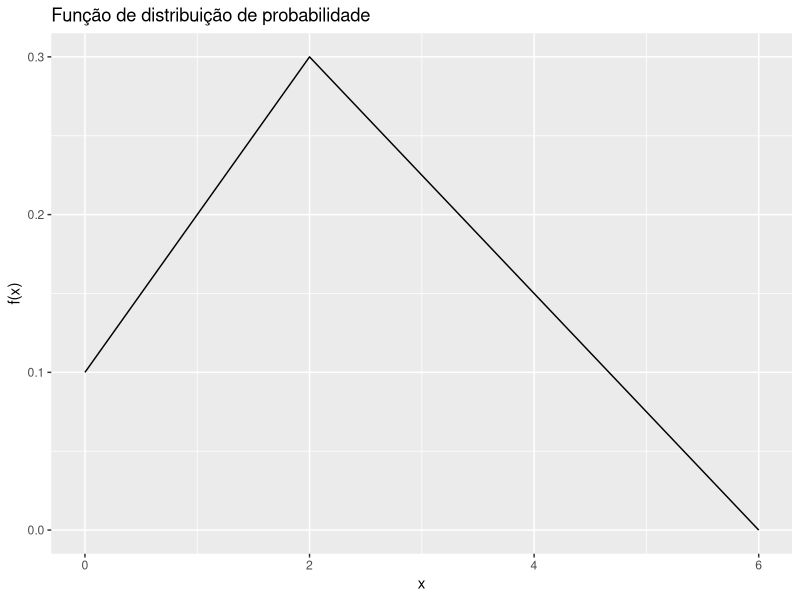

The R script that drew this image:
## ---- chunk 1
library(tidyverse)
## ---- chunk 2
correlacao <- function(x, y) {
  # numerador  
  numerador = sum(
      (x - mean(x)) *
        (y - mean(y))
    )
  # denominador 
  denominador <- sqrt(
    sum((x - mean(x))**2) * 
      sum((y - mean(y))**2)
  )
  r_person = numerador / denominador
  
  return(r_person)
}
## ---- chunk 3
x <- c(0.06,-0.55,-1.41,-1.57,0.07,-0.65,0.73,0.73,-0.22,0.27)
y <- c(-0.46, 0.1, -2.51, -2.31, -1.06, -0.67, 0.72, 0.5, 0.4, 0.77)

a <- correlacao(x, y) |> round(7)
b <- cor(x, y) |> round(7)

glue::glue("A correlação calculada é {a} e a correlação do R é {b}")

## ---- chunk 4
f_X <- function(x) {
  dplyr::case_when(
   x >= 0 & x <= 2 ~ (1/10*x + 1/10)
  ,x  > 2 & x <= 6 ~ (-3/40*x + 9/20)
  ,TRUE ~ 0
  )
}
## ---- chunk 5
min_x = 0
f_X(min_x) > 0 # TRU

max_x = 6
f_X(max_x) > 0 # TRUE
## ---- chunk 6
F_X <- function(x) {
  if_else(x >= 0 & x <= 6, integrate(f_X, lower = 0, upper = x)$value, 0)  
}

glue::glue("Seja x = 6 o limite superior de X, 
           então F({max_x}) = {F_X(max_x)} => f(x) é f.d.p")

## ---- chunk 7
x <- seq(0, 6, by = 0.1)
y <- sapply(x, f_X)

df <- data.frame(x = x, y = y)

ggplot(df, aes(x = x, y = y)) +
  geom_line() +
  labs(
    title = "Função de distribuição de probabilidade"
    ,x = "x"
    ,y = "f(x)"
    )
## ---- chunk 8
p_4.5 = (1 - F_X(4.5)) * 100 

glue::glue("A probabilidade de encontrar uma pessoa
           com renda superior a 4.5 u.m é {p_4.5 |> round(2)}%")
## ---- chunk 9
E_X <- integrate(\(x) {x * f_X(x)}, lower = 0, upper = 6)$value
E_X |> round(2)
## ---- chunk 10
Var_X <- integrate(\(x) {(x - E_X)^2 * f_X(x)}, lower = 0, upper = 6)$value
Var_X |> round(2)
## ---- chunk 11
x <- c(5,4, 6,2, 2,4, 5, 3, 3, 0, 1, 7, 6, 5, 3, 6, 5, 3, 7, 2)
## ---- chunk 12

## ---- chunk 13


